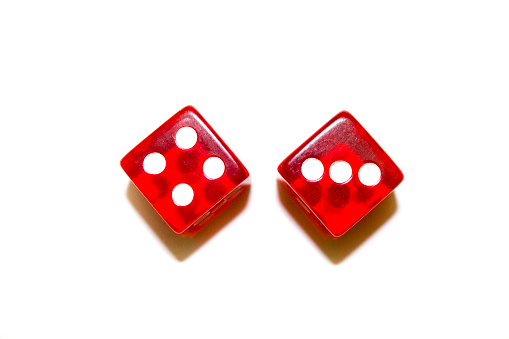
#> input picture assignment-27/Input/1.jpg, 509 x 339 px
$ jupyter execute --allow-errors 'Img 1 dice detection.ipynb'   (older library calls are emulated)
#> lines starting #> are read from the running program, lines starting #| are printed output that depends on the picture; after the words box and inside, x2 and y2 are one past the last pixel; in counts of white or black regions, pixels touching at a corner belong together
[cell 1]
import numpy as np
import cv2
import matplotlib.pyplot as plt

[cell 2]
img = cv2.imread( "Input/1.jpg")
#> img is the input picture: shape (339, 509, 3); mean B, G, R 225.7, 226.9, 247.3
gray_img = cv2.cvtColor(img , cv2.COLOR_BGR2GRAY)
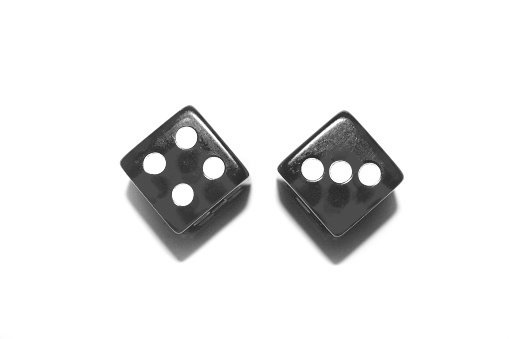
#> gray_img: shape (339, 509); min 34, max 255, mean 232.8
plt.imshow(gray_img, cmap = "gray")

[cell 3]
gray_img = cv2.GaussianBlur(gray_img, (3, 3), 0)
lap = cv2.Laplacian(gray_img ,cv2.CV_16S)
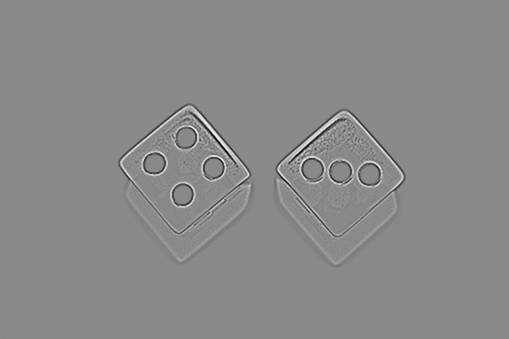
#> lap: shape (339, 509) int16; min -99, max 84, mean 0; drawn with min black and max white
lap = np.uint8(np.absolute(lap))
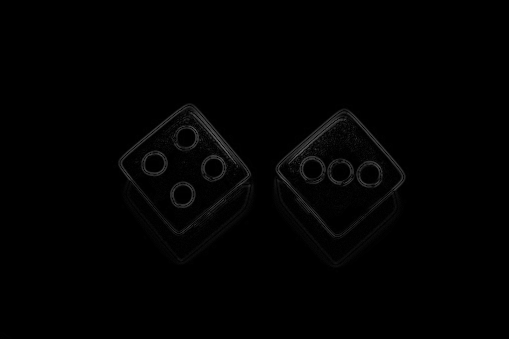
#> lap: shape (339, 509); min 0, max 99, mean 1.7
plt.imshow(lap, cmap = "gray")

[cell 4]
_ , th1 = cv2.threshold(lap , 22 , 255 , cv2.THRESH_BINARY)
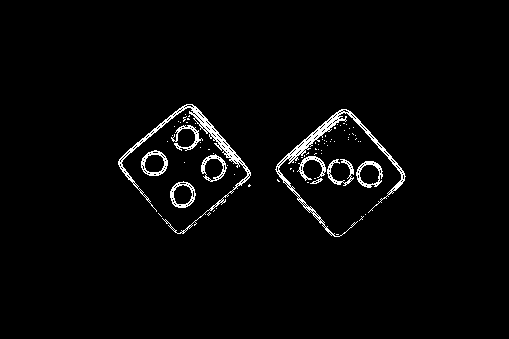
#> th1: shape (339, 509); 2.5% white in thin lines or dots, all inside (x1, y1, x2, y2) = (118, 104, 406, 237)

th1 = cv2.medianBlur(th1, 5)
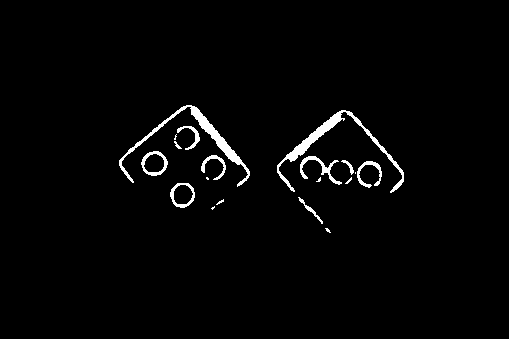
#> th1: shape (339, 509); 2.1% white; 19 white regions (8 under 20 px), largest, box (x1, y1, x2, y2) and area: (277, 110, 404, 193) 1100, (119, 105, 250, 187) 1069, (300, 156, 342, 185) 289

circles = cv2.HoughCircles(th1, cv2.HOUGH_GRADIENT, 1,10,param1=100, param2=30,minRadius=0, maxRadius=0)
#> circles = [[182.5, 194.5, 9.6], [151.5, 163.5, 11], [213.5, 166.5, 11.8], [311.5, 168.5, 9.6], [338.5, 171.5, 11.8], [368.5, 175.5, 11.4], [183.5, 137.5, 11]]
circles = np.uint16(np.around(circles))
#> circles = [[182, 194, 10], [152, 164, 11], [214, 166, 12], [312, 168, 10], [338, 172, 12], [368, 176, 11], [184, 138, 11]]

for i in circles[0, :]:
    center = (i[0], i[1])
    # circle center
    cv2.circle(img, center,1, (0, 255,0), 3)
    # circle outline
    radius = i[2]
    cv2.circle(img, center, radius, (0, 255,0), 3)
#> this loop made 7 passes
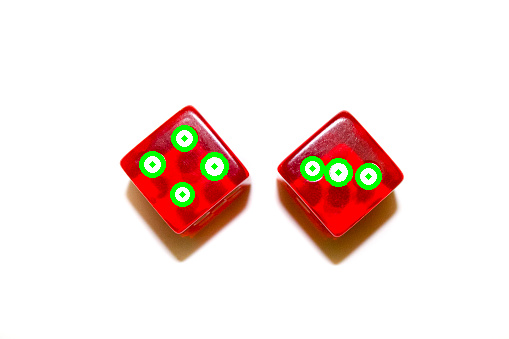
#> img: shape (339, 509, 3); 1.48% of pixels changed, all inside (x1, y1, x2, y2) = (139, 125, 382, 207)


dice_list = []

#> (the rest of this cell did not finish here and is left out)

$ run again, with assignment-27/Input/10.jpg copied over assignment-27/Input/1.jpg
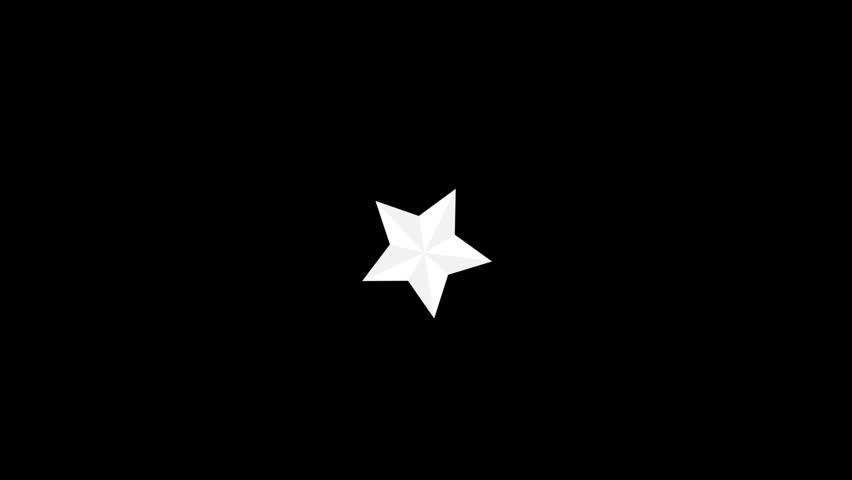
#> input picture assignment-27/Input/10.jpg, 852 x 480 px
#> img is the input picture: shape (480, 852, 3); min 0, max 255, mean 5.2
#> `lap = cv2.Laplacian(gray_img ,cv2.CV_16S)`:
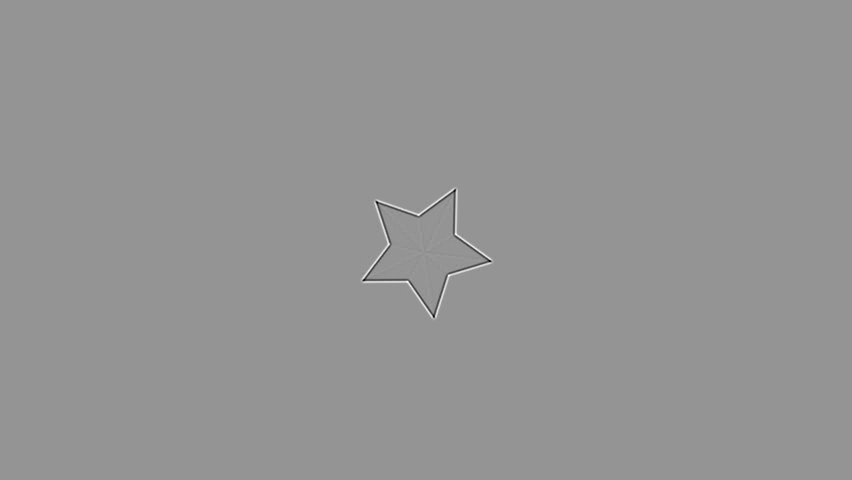
#> lap: shape (480, 852) int16; min -135, max 97, mean 0; drawn with min black and max white
#> `th1 = cv2.medianBlur(th1, 5)`:
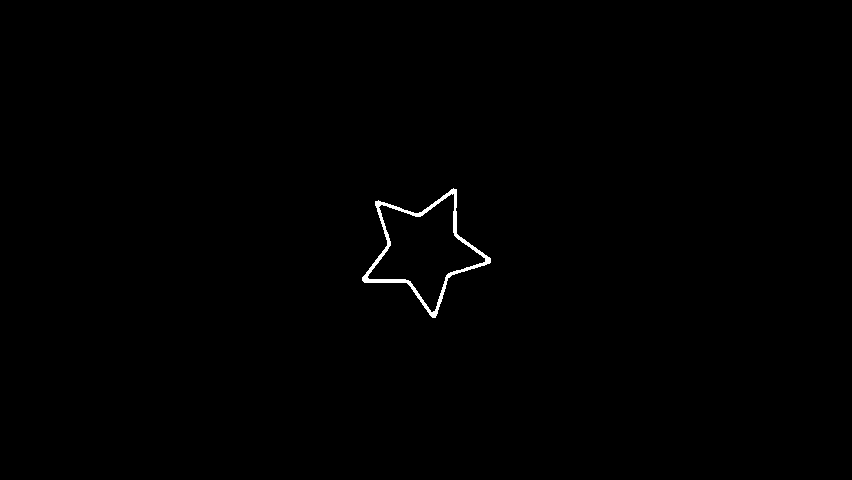
#> th1: shape (480, 852); 0.38% white; 1 white region, box (x1, y1, x2, y2) and area: (362, 188, 491, 318) 1574
#> circles = None

$ run again, with assignment-27/Input/2.jpg copied over assignment-27/Input/1.jpg
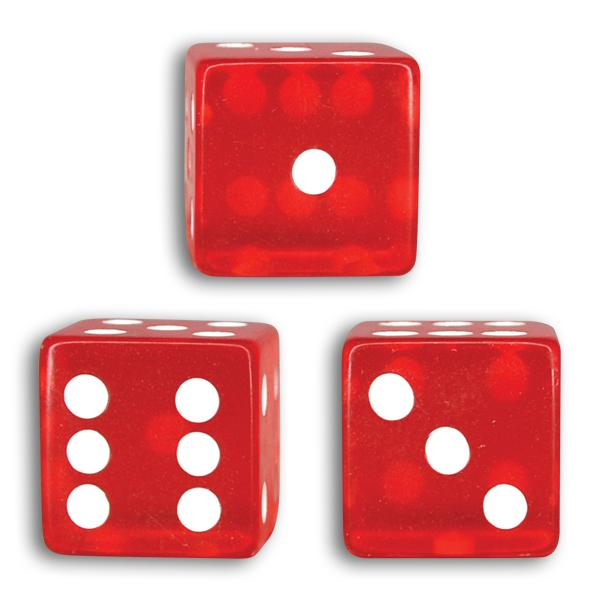
#> input picture assignment-27/Input/2.jpg, 600 x 600 px
#> img is the input picture: shape (600, 600, 3); mean B, G, R 167.5, 166.7, 230.6
#> `th1 = cv2.medianBlur(th1, 5)`:
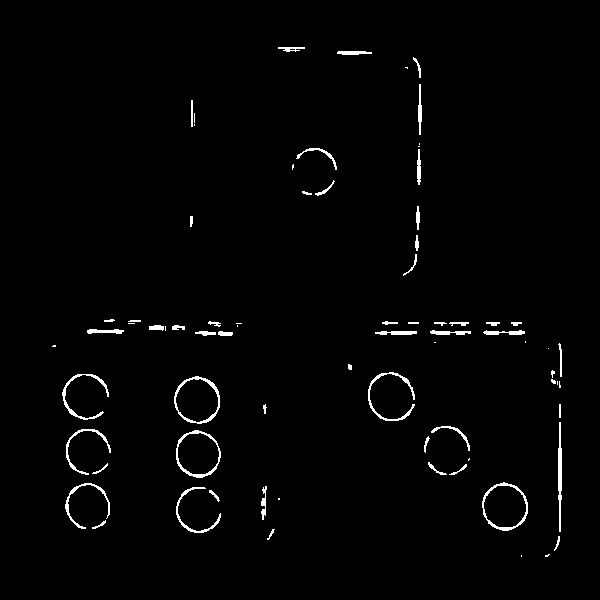
#> th1: shape (600, 600); 1.6% white in thin lines or dots, all inside (x1, y1, x2, y2) = (52, 47, 562, 557)
#> `circles = cv2.HoughCircles(th1, cv2.HOUGH_GRADIENT, 1,10,param1=100, p..`: circles = [[197.5, 453.5, 23], [504.5, 506.5, 20.8], [196.5, 399.5, 20.2], [89.5, 505.5, 21.6], [86.5, 449.5, 21.8], [83.5, 398.5, 23], [446.5, 449.5, 23.5], [313.5, 171.5, 21.1], [392.5, 397.5, 24.1], [196.5, 510.5, 21]]
#> `circles = np.uint16(np.around(circles))`: circles = [[198, 454, 23], [504, 506, 21], [196, 400, 20], [90, 506, 22], [86, 450, 22], [84, 398, 23], [446, 450, 24], [314, 172, 21], [392, 398, 24], [196, 510, 21]]
#> the loop `for i in circles[0, :]:` made 10 passes
#> after the loop `for i in circles[0, :]:`:
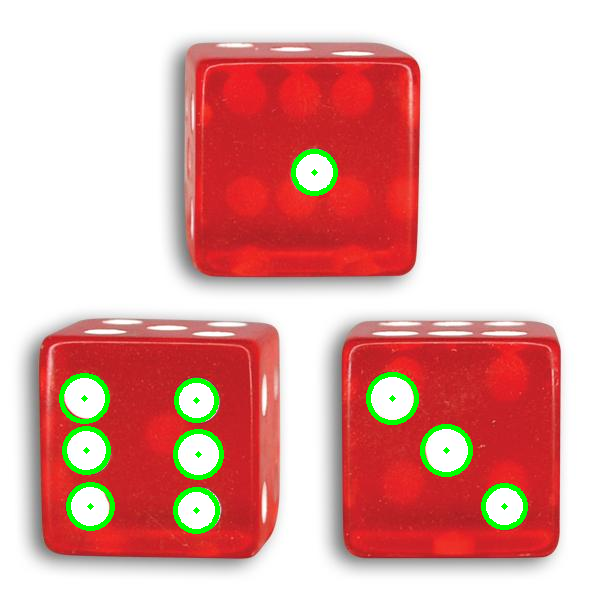
#> img: shape (600, 600, 3); 2.01% of pixels changed, all inside (x1, y1, x2, y2) = (59, 149, 528, 534)
